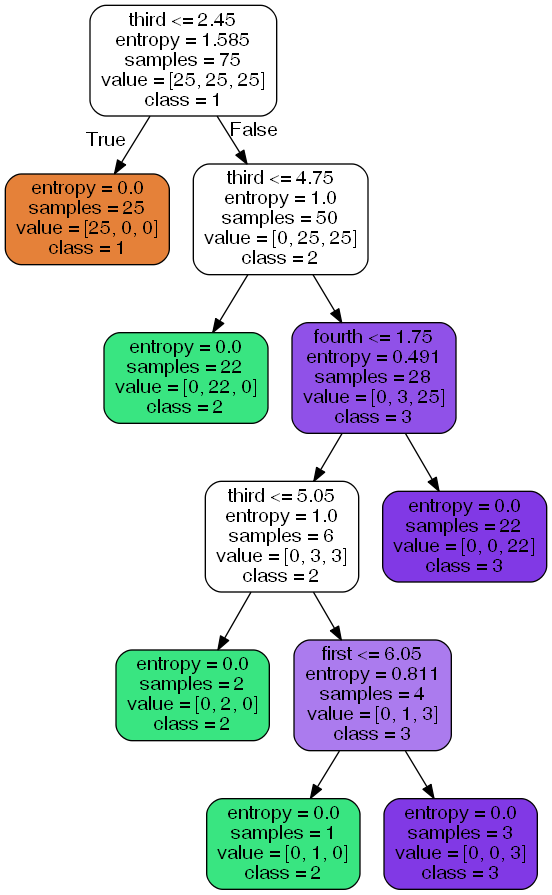

Reproduce this figure in Python.
from sklearn.tree import DecisionTreeClassifier
from sklearn.preprocessing import MinMaxScaler
from sklearn.tree import export_graphviz
from collections import Counter
import numpy as np
import os, re

# graphviz的安装路径
os.environ["PATH"] += os.pathsep + r'D:\Graphviz\bin'
train = 'traindata.txt'
test = 'testdata.txt'
train_X = []
train_y = []
test_X = []
test_y = []
labels = ['first', 'second', 'third', 'fourth']
with open(train, 'r') as f:
    for line in f.readlines():
        data = re.split('\t', line.strip())
        if (data[0] != 'traindata=[' and data[0] != '];'):
            train_X.append([float(i) for i in data[:-1]])
            train_y.append(int(data[-1]))

with open(test, 'r') as f:
    for line in f.readlines():
        data = re.split('\t', line.strip())
        if (data[0] != 'testdata=[' and data[0] != '];'):
            test_X.append([float(i) for i in data[:-1]])
            test_y.append(int(data[-1]))

X = MinMaxScaler().fit_transform(np.array(train_X))

print('数据分布：', Counter(train_y))

## 决策树
clf = DecisionTreeClassifier(criterion="entropy")
clf = clf.fit(train_X, train_y)
predict_y = clf.predict(test_X)

print('测试集平均准确率：', clf.score(test_X, test_y))
print('测试结果:', predict_y)

dot_data = export_graphviz(clf, feature_names=labels, class_names=['1', '2', '3'], filled=True, out_file='DT.dot',
                           rounded=True)

os.system('dot -Tpng DT.dot -o DT.png')  # dot -Tpng RF.dot -o RF.png
# 中文
# f_old = open('DT_old.dot', 'r', encoding='utf-8')
# f_new = open('DT.dot', 'w', encoding='utf-8')
# for line in f_old:
#     if 'fontname' in line:
#         font_re = 'fontname=(.*?)]'
#         old_font = re.findall(font_re, line)[0]
#         line = line.replace(old_font, 'SimHei')
#     f_new.write(line)
# f_old.close()
# f_new.close()
